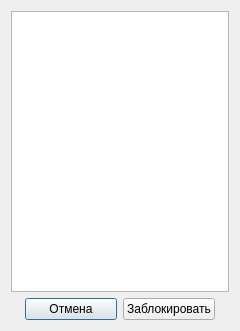
<?xml version="1.0" encoding="UTF-8"?>
<ui version="4.0">
 <class>UsersList</class>
 <widget class="QDialog" name="UsersList">
  <property name="geometry">
   <rect>
    <x>0</x>
    <y>0</y>
    <width>240</width>
    <height>331</height>
   </rect>
  </property>
  <property name="sizePolicy">
   <sizepolicy hsizetype="Preferred" vsizetype="Preferred">
    <horstretch>0</horstretch>
    <verstretch>0</verstretch>
   </sizepolicy>
  </property>
  <property name="windowTitle">
   <string>Список пользователей</string>
  </property>
  <layout class="QHBoxLayout" name="horizontalLayout_2">
   <item>
    <layout class="QVBoxLayout" name="verticalLayout">
     <item>
      <widget class="QListWidget" name="listWidget"/>
     </item>
     <item>
      <layout class="QHBoxLayout" name="horizontalLayout">
       <item>
        <spacer name="horizontalSpacer">
         <property name="orientation">
          <enum>Qt::Horizontal</enum>
         </property>
         <property name="sizeHint" stdset="0">
          <size>
           <width>40</width>
           <height>20</height>
          </size>
         </property>
        </spacer>
       </item>
       <item>
        <widget class="QPushButton" name="pushButtonCancel">
         <property name="sizePolicy">
          <sizepolicy hsizetype="Minimum" vsizetype="Fixed">
           <horstretch>0</horstretch>
           <verstretch>0</verstretch>
          </sizepolicy>
         </property>
         <property name="minimumSize">
          <size>
           <width>92</width>
           <height>0</height>
          </size>
         </property>
         <property name="maximumSize">
          <size>
           <width>92</width>
           <height>16777215</height>
          </size>
         </property>
         <property name="text">
          <string>Отмена</string>
         </property>
         <property name="autoDefault">
          <bool>true</bool>
         </property>
         <property name="default">
          <bool>true</bool>
         </property>
        </widget>
       </item>
       <item>
        <widget class="QPushButton" name="pushButtonLock">
         <property name="sizePolicy">
          <sizepolicy hsizetype="Minimum" vsizetype="Fixed">
           <horstretch>0</horstretch>
           <verstretch>0</verstretch>
          </sizepolicy>
         </property>
         <property name="minimumSize">
          <size>
           <width>92</width>
           <height>0</height>
          </size>
         </property>
         <property name="maximumSize">
          <size>
           <width>92</width>
           <height>16777215</height>
          </size>
         </property>
         <property name="text">
          <string>Заблокировать</string>
         </property>
         <property name="default">
          <bool>false</bool>
         </property>
        </widget>
       </item>
       <item>
        <spacer name="horizontalSpacer_2">
         <property name="orientation">
          <enum>Qt::Horizontal</enum>
         </property>
         <property name="sizeHint" stdset="0">
          <size>
           <width>40</width>
           <height>20</height>
          </size>
         </property>
        </spacer>
       </item>
      </layout>
     </item>
    </layout>
   </item>
  </layout>
 </widget>
 <resources/>
 <connections/>
</ui>
